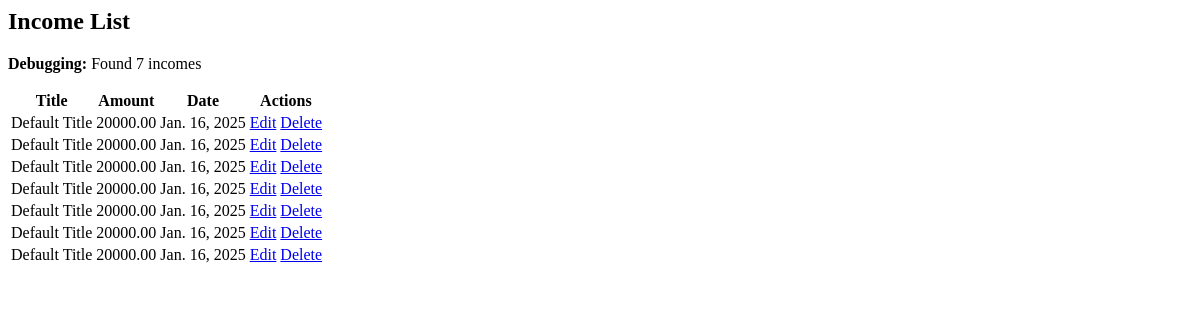
/income/ (signed in), run on an earlier commit of the app's database.
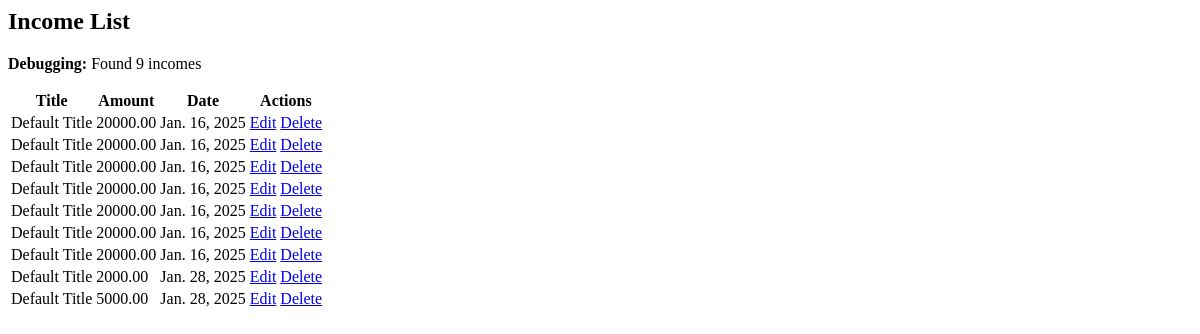
And on a later commit of the database.
### income/models.py (models this page shows, shortened)
class Income(models.Model):
    user = models.ForeignKey(settings.AUTH_USER_MODEL, on_delete=models.CASCADE)
    title = models.CharField(max_length=100, default="Default Title")
    amount = models.DecimalField(max_digits=10, decimal_places=2)
    date = models.DateField()
    source = models.CharField(max_length=100, default="Unknown")
    description = models.TextField(blank=True, null=True)

### income/views.py (the view)
# urls.py: path('', IncomeListView.as_view(), name='income_list'),
class IncomeListView(ListView):
    model = Income
    template_name = "income/list.html"
    context_object_name = "incomes"
    def get_queryset(self):
        return Income.objects.filter(user=self.request.user)  # Fetch only the logged-in user's income

### income/templates/income/list.html
<div class="container mt-4">
  <h2>Income List</h2>
  <p><strong>Debugging:</strong> Found {{ incomes.count }} incomes</p>
  <table class="table">
      <thead>
          <tr>
              <th>Title</th>
              <th>Amount</th>
              <th>Date</th>
              <th>Actions</th>
          </tr>
      </thead>
      <tbody>
          {% for income in incomes %}
              <tr>
                  <td>{{ income.title }}</td>
                  <td>{{ income.amount }}</td>
                  <td>{{ income.date }}</td>
                  <td>
                      <a href="{% url 'income_update' income.pk %}" class="btn btn-warning">Edit</a>
                      <a href="{% url 'income_delete' income.pk %}" class="btn btn-danger">Delete</a>
                  </td>
              </tr>
          {% empty %}
              <tr>
                  <td colspan="4">No income records found.</td>
              </tr>
          {% endfor %}
      </tbody>
  </table>
</div>

What changed in the data, as far as the page shows it:
added Income: title "Default Title", amount "2000.00", date "Jan. 28, 2025"
added Income: title "Default Title", amount "5000.00", date "Jan. 28, 2025"
Also different on the page:
{{ incomes.count }}: "7" → "9"
